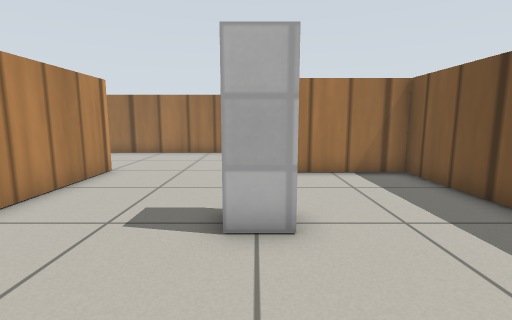
view 1 (above)

16 first-person views from a walk through a robot-simulator world made for Gazebo. The camera is 0.17 m above the floor, tilts 8° down and sees 85° across. The floor is counted in squares, 0.1 m on a side. Each view is taken from the middle of a square. On the plan, view 1 faces up. The plan holds only what a view shows up to about 15 squares ahead; the rest is blank. Gazebo's built-in surfaces are drawn with simple patterns.

view 2
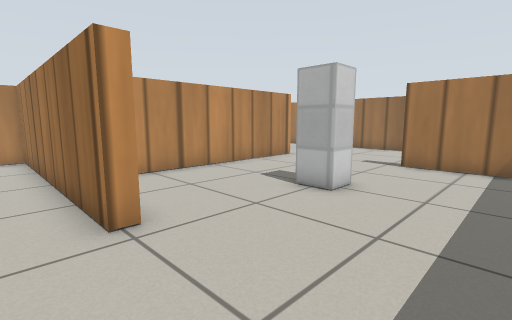

view 3
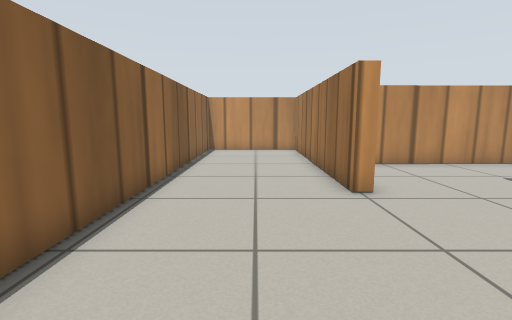

view 4
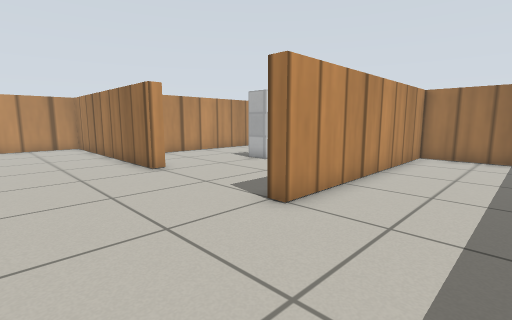

view 5
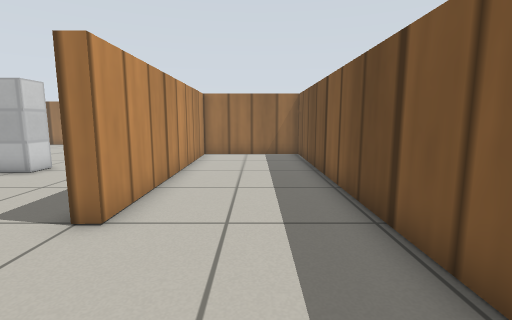

view 6
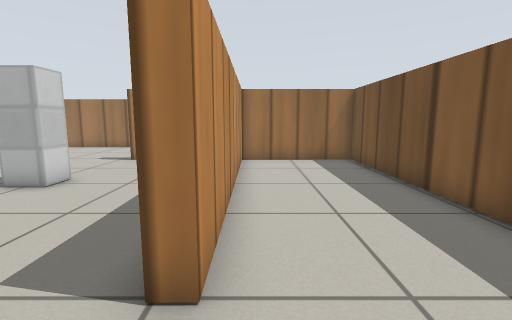

view 7
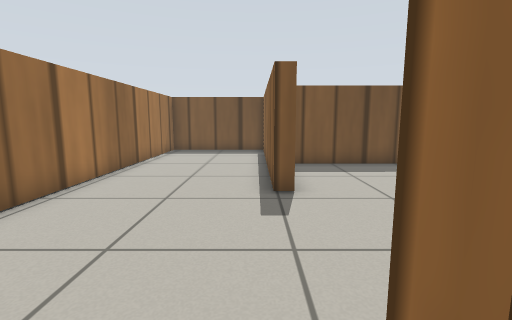

view 8
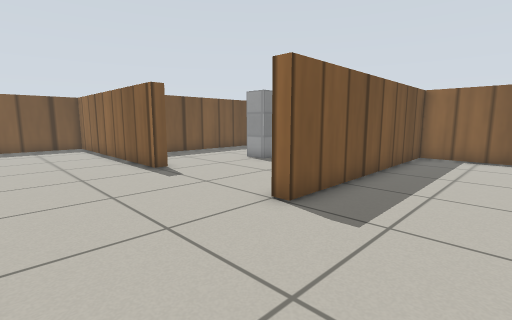

view 9
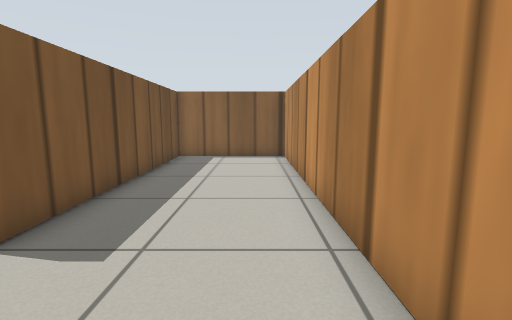

view 10
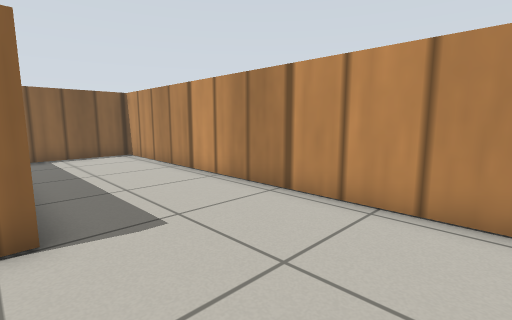

view 11
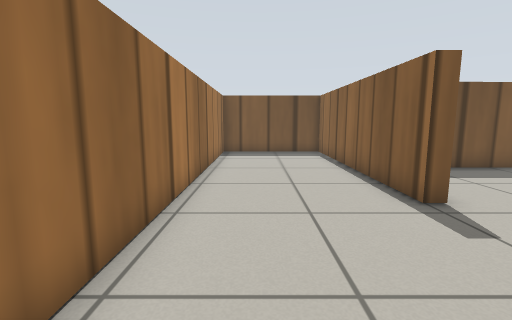

view 12
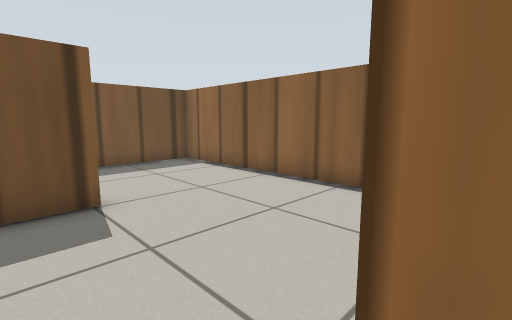

view 13
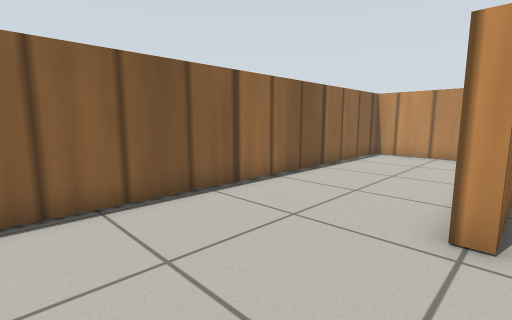

view 14
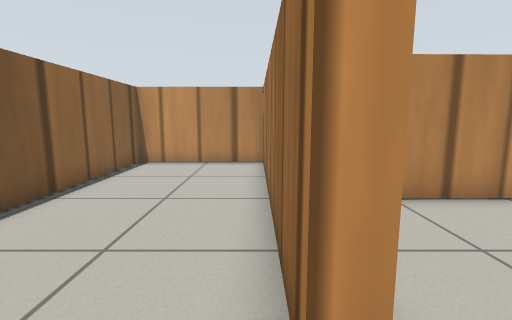

view 15
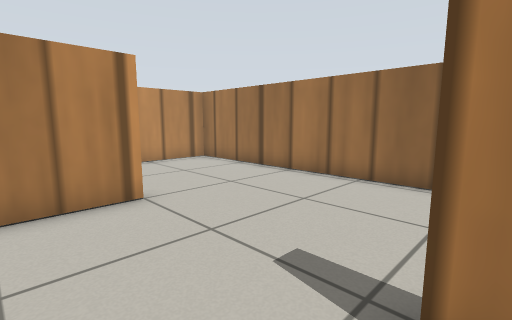

view 16
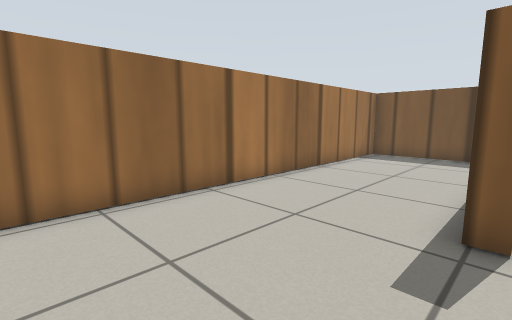

### Floor plan
Ten units are one square. View 1 is at (0, 0); x grows to the right and y downward. Boxes are objects, and circles mark ways between rooms. Rooms are numbered by the first view taken in them; rooms with no view inside come last. Other rooms are left out.
<svg viewBox="-109 -153 216 215">
<path fill="none" stroke="#000" d="M-5 -44 -5 -50 6 -50 6 -40 -5 -40M49 -38 49 -91 6 -91M-31 2 -5 2M-50 -85 -49 -14M50 7 50 -9M-5 2 -5 7 -104 7 -104 57 45 57M45 57 102 57 102 -91 54 -91 55 7 50 7M-44 -148 -104 -148 -104 2 -54 2 -55 -95 -50 -95M6 -91 6 -95 102 -96 102 -148 -44 -148M-50 -95 -50 -85"/>
<circle cx="20" cy="0" r="3" fill="#2a7"/>
<circle cx="-20" cy="-90" r="3" fill="#2a7"/>
<circle cx="50" cy="30" r="3" fill="#2a7"/>
<circle cx="-50" cy="-120" r="3" fill="#2a7"/>
<text x="0" y="-40">1</text>
<text x="-30" y="30">2</text>
<text x="70" y="-10">3</text>
<text x="-80" y="-80">4</text>
<text x="20" y="-120">5</text>
</svg>
Room 1 opens to room 2. Room 1 opens to room 5. Room 2 opens to room 3. Room 4 opens to room 5.

Where each view was taken, in squares from view 1:
view 1: 0 up, 0 right, facing up
view 2: 2 down, 4 right, facing up-left
view 3: 3 down, 6 right, facing left
view 4: 5 down, 9 right, facing up-left
view 5: 5 down, 8 right, facing up
view 6: 3 down, 6 right, facing up
view 7: 10 up, 6 left, facing right
view 8: 14 up, 9 left, facing down-right
view 9: 13 up, 9 left, facing down
view 10: 14 up, 5 left, facing down-left
view 11: 13 up, 5 left, facing right
view 12: 1 up, 1 left, facing down-right
view 13: 0 up, 4 right, facing down-left
view 14: 1 down, 1 right, facing left
view 15: 7 up, 1 right, facing up-left
view 16: 9 up, 4 left, facing up-right
